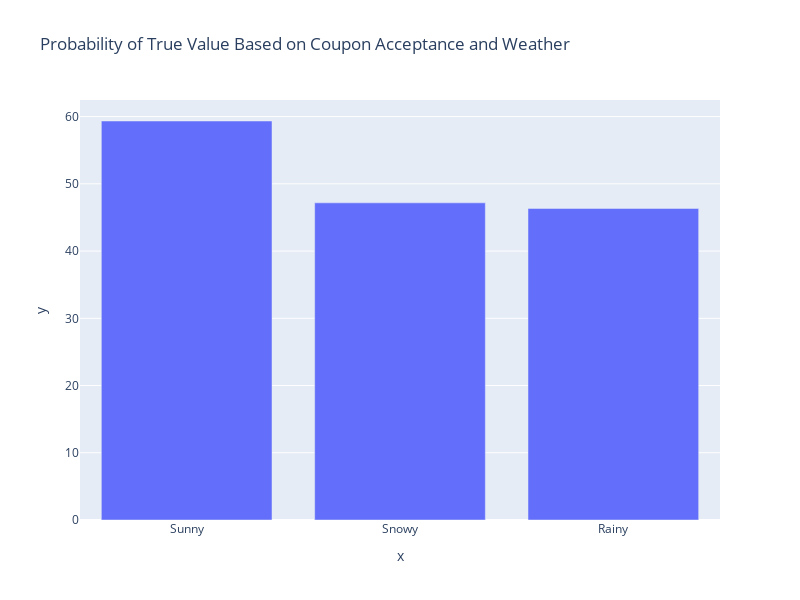

Source (notebook cell):
### Code cell
index, ratio_weather = probability(df,'weather')

fig = px.bar(x = index , y = ratio_weather , title = 'Probability of True Value Based on Coupon Acceptance and Weather', width = 800, height = 600)
fig.show()
check_correlation(df.copy(),'weather','Y')

### Figure 1 — Plotly figure (JSON) as saved in the notebook; plotly's stock layout.template omitted (floating-point values rounded to 4 significant figures)
{"data": [{"alignmentgroup": "True", "hovertemplate": "x=%{x}<br>y=%{y}<extra></extra>", "legendgroup": "", "marker": {"color": "#636efa", "pattern": {"shape": ""}}, "name": "", "offsetgroup": "", "orientation": "v", "showlegend": false, "textposition": "auto", "type": "bar", "x": ["Sunny", "Snowy", "Rainy"], "xaxis": "x", "y": [59.34, 47.17, 46.34], "yaxis": "y"}], "layout": {"barmode": "relative", "height": 600, "legend": {"tracegroupgap": 0}, "title": {"text": "Probability of True Value Based on Coupon Acceptance and Weather"}, "width": 800, "xaxis": {"anchor": "y", "autorange": true, "domain": [0, 1], "range": [-0.5, 2.5], "title": {"text": "x"}, "type": "category"}, "yaxis": {"anchor": "x", "autorange": true, "domain": [0, 1], "range": [0, 62.47], "title": {"text": "y"}, "type": "linear"}}}
